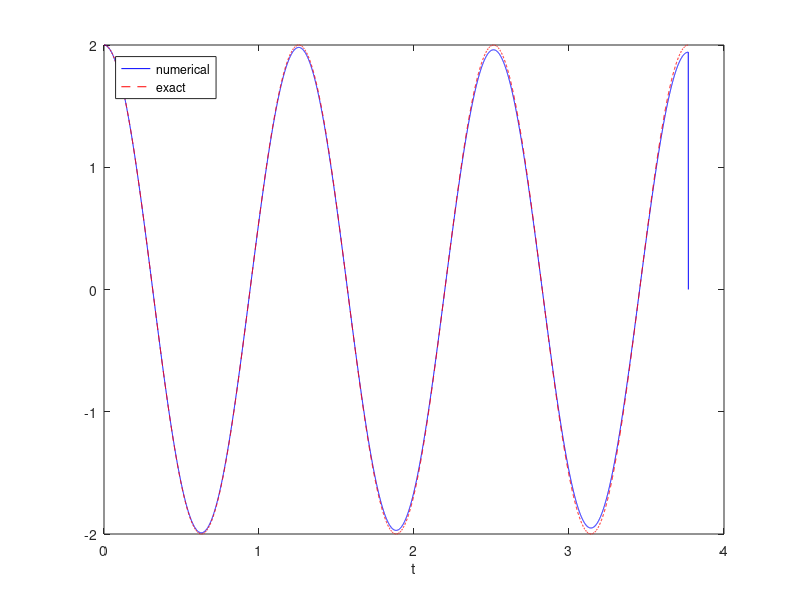

This chart was generated by the following MATLAB code:
clc
close all

% Input data
omega = 5;
P = 2*pi/omega;
dt = P/2000;
T = 3*P;
N_t = floor(T/dt);
t = linspace(0, N_t*dt, N_t+1);
u = zeros(N_t+1, 1);
v = zeros(N_t+1, 1);  

% Initial condition
X_0 = 2;
u(1) = X_0;
v(1) = 0;

% Step equations forward in time
for n = 2:N_t
    v(n) = (v(n-1) - dt*omega^2*u(n-1))/(1+dt^2*omega^2);
    u(n) = (u(n-1) + dt*v(n-1))/(1+dt^2*omega^2);
end

plot(t, u, 'b-', t, X_0*cos(omega*t), 'r--');
legend('numerical', 'exact','location','northwest');
xlabel('t');